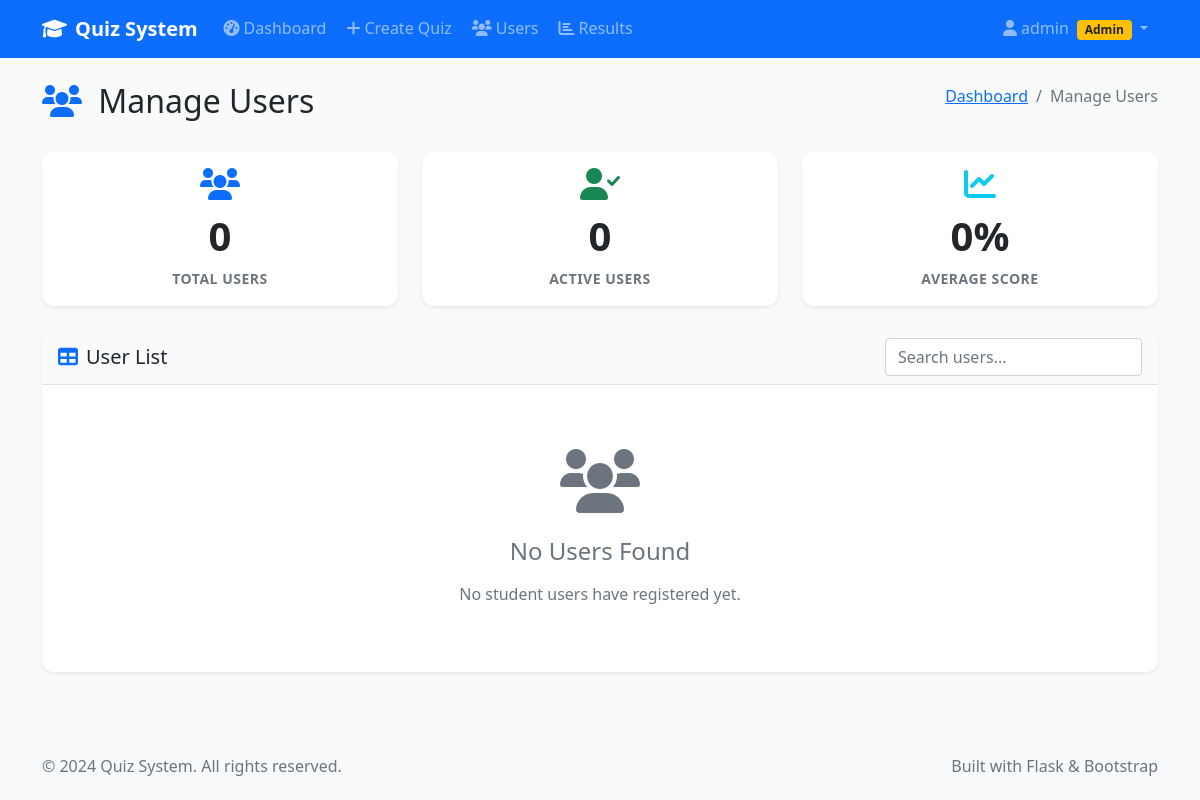
Page /admin/manage_users (signed in) on the earlier database version.
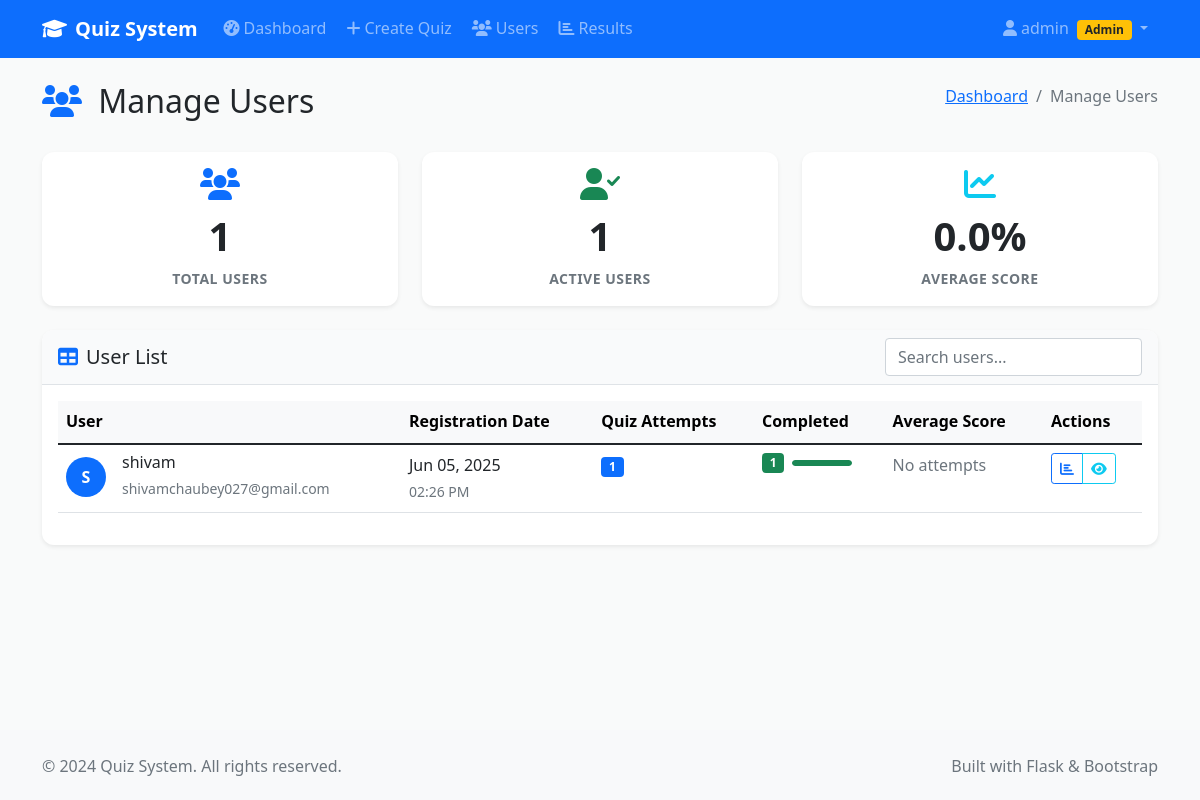
Same page on the later database version.
### models.py (models this page shows)
class User(UserMixin, db.Model):
    id = db.Column(db.Integer, primary_key=True)
    username = db.Column(db.String(64), unique=True, nullable=False)
    email = db.Column(db.String(120), unique=True, nullable=False)
    password_hash = db.Column(db.String(256), nullable=False)
    is_admin = db.Column(db.Boolean, default=False)
    created_at = db.Column(db.DateTime, default=datetime.utcnow)
    created_quizzes = db.relationship('Quiz', backref='creator', lazy=True)
    quiz_attempts = db.relationship('QuizAttempt', backref='user', lazy=True)

### admin.py (the view)
@admin_bp.route('/manage_users')
@login_required
@admin_required
def manage_users():
    users = User.query.filter_by(is_admin=False).all()
    user_stats = []
    for user in users:
        attempts = QuizAttempt.query.filter_by(user_id=user.id).count()
        completed = QuizAttempt.query.filter_by(user_id=user.id, is_completed=True).count()
        avg_score = db.session.query(db.func.avg(QuizAttempt.score)).filter_by(
            user_id=user.id, is_completed=True
        ).scalar() or 0
        user_stats.append({
            'user': user,
            'attempts': attempts,
            'completed': completed,
            'avg_score': round(avg_score, 1)
        })
    return render_template('admin/manage_users.html', user_stats=user_stats)

### app.py (called while the page is built)
@login_manager.user_loader
def load_user(user_id):
    from models import User
    return User.query.get(int(user_id))

@app.context_processor
def inject_now():
    return {'now': datetime.utcnow()}

@app.context_processor
def inject_csrf_token():
    from flask_wtf.csrf import generate_csrf
    return dict(csrf_token=generate_csrf())

### utils.py (called while the page is built)
def admin_required(f):
    @wraps(f)
    def decorated_function(*args, **kwargs):
        if not current_user.is_authenticated or not current_user.is_admin:
            flash('Admin access required.', 'error')
            return redirect(url_for('index'))
        return f(*args, **kwargs)
    return decorated_function

### templates/admin/manage_users.html (shortened to what this page needs)
{% extends "base.html" %}
{% block content %}
<div class="container my-4">
    <div class="row">
        <div class="col-12">
            <div class="d-flex justify-content-between align-items-center mb-4">
                <h2>
                    <i class="fas fa-users text-primary me-2"></i>
                    Manage Users
                </h2>
                <nav aria-label="breadcrumb">
                    <ol class="breadcrumb">
                        <li class="breadcrumb-item">
                            <a href="{{ url_for('admin.dashboard') }}">Dashboard</a>
                        </li>
                        <li class="breadcrumb-item active">Manage Users</li>
                    </ol>
                </nav>
            </div>
        </div>
    </div>
    <div class="row g-4 mb-4">
        <div class="col-md-4">
            <div class="card stat-card border-0 shadow-sm">
                <div class="card-body text-center">
                    <div class="stat-icon mb-2">
                        <i class="fas fa-users fa-2x text-primary"></i>
                    </div>
                    <h3 class="stat-number">{{ user_stats|length }}</h3>
                    <p class="stat-label text-muted mb-0">Total Users</p>
                </div>
            </div>
        </div>
        <div class="col-md-4">
            <div class="card stat-card border-0 shadow-sm">
                <div class="card-body text-center">
                    <div class="stat-icon mb-2">
                        <i class="fas fa-user-check fa-2x text-success"></i>
                    </div>
                    <h3 class="stat-number">{{ user_stats|selectattr('completed', 'gt', 0)|list|length }}</h3>
                    <p class="stat-label text-muted mb-0">Active Users</p>
                </div>
            </div>
        </div>
        <div class="col-md-4">
            <div class="card stat-card border-0 shadow-sm">
                <div class="card-body text-center">
                    <div class="stat-icon mb-2">
                        <i class="fas fa-chart-line fa-2x text-info"></i>
                    </div>
                    <h3 class="stat-number">{{ (user_stats|sum(attribute='avg_score') / user_stats|length if user_stats else 0)|round(1) }}%</h3>
                    <p class="stat-label text-muted mb-0">Average Score</p>
                </div>
            </div>
        </div>
    </div>
    <div class="row">
        <div class="col-12">
            <div class="card border-0 shadow-sm">
                <div class="card-header bg-white">
                    <div class="d-flex justify-content-between align-items-center">
                        <h5 class="mb-0">
                            <i class="fas fa-table text-primary me-2"></i>User List
                        </h5>
                        <div class="search-box">
                            <input type="text" class="form-control" id="user-search" placeholder="Search users...">
                        </div>
                    </div>
                </div>
                <div class="card-body">
                    {% if user_stats %}
                        <div class="table-responsive">
                            <table class="table table-hover" id="users-table">
                                <thead class="table-light">
                                    <tr>
                                        <th>User</th>
                                        <th>Registration Date</th>
                                        <th>Quiz Attempts</th>
                                        <th>Completed</th>
                                        <th>Average Score</th>
                                        <th>Actions</th>
                                    </tr>
                                </thead>
                                <tbody>
                                    {% for stat in user_stats %}
                                        <tr>
                                            <td>
                                                <div class="d-flex align-items-center">
                                                    <div class="avatar-sm bg-primary text-white rounded-circle d-flex align-items-center justify-content-center me-3">
                                                        {{ stat.user.username[0].upper() }}
                                                    </div>
                                                    <div>
                                                        <h6 class="mb-1">{{ stat.user.username }}</h6>
                                                        <small class="text-muted">{{ stat.user.email }}</small>
                                                    </div>
                                                </div>
                                            </td>
                                            <td>
                                                <div>
                                                    <div>{{ stat.user.created_at.strftime('%b %d, %Y') }}</div>
                                                    <small class="text-muted">{{ stat.user.created_at.strftime('%I:%M %p') }}</small>
                                                </div>
                                            </td>
                                            <td>
                                                <span class="badge bg-primary">{{ stat.attempts }}</span>
                                            </td>
                                            <td>
                                                <div class="d-flex align-items-center">
                                                    <span class="badge bg-success me-2">{{ stat.completed }}</span>
                                                    {% if stat.attempts > 0 %}
                                                        <div class="progress" style="width: 60px; height: 6px;">
                                                            <div class="progress-bar bg-success"
                                                                 style="width: {{ (stat.completed / stat.attempts * 100) }}%"></div>
                                                        </div>
                                                    {% endif %}
                                                </div>
                                            </td>
                                            <td>
                                                {% if stat.avg_score > 0 %}
                                                    <div class="d-flex align-items-center">
                                                        <span class="me-2">{{ stat.avg_score }}%</span>
                                                        <div class="progress" style="width: 60px; height: 6px;">
                                                            <div class="progress-bar bg-{% if stat.avg_score >= 70 %}success{% elif stat.avg_score >= 50 %}warning{% else %}danger{% endif %}"
                                                                 style="width: {{ stat.avg_score }}%"></div>
                                                        </div>
                                                    </div>
                                                {% else %}
                                                    <span class="text-muted">No attempts</span>
                                                {% endif %}
                                            </td>
                                            <td>
                                                <div class="btn-group btn-group-sm">
                                                    <a href="{{ url_for('admin.results', user_id=stat.user.id) }}"
                                                       class="btn btn-outline-primary" title="View Results">
                                                        <i class="fas fa-chart-bar"></i>
                                                    </a>
                                                    <button type="button" class="btn btn-outline-info"
                                                            title="User Details" data-bs-toggle="modal"
                                                            data-bs-target="#userModal{{ stat.user.id }}">
                                                        <i class="fas fa-eye"></i>
                                                    </button>
                                                </div>
                                            </td>
                                        </tr>
                                    {% endfor %}
                                </tbody>
                            </table>
                        </div>
                    {% else %}
                        <div class="text-center py-5">
                            <i class="fas fa-users fa-4x text-muted mb-4"></i>
                            <h4 class="text-muted mb-3">No Users Found</h4>
                            <p class="text-muted mb-0">No student users have registered yet.</p>
                        </div>
                    {% endif %}
                </div>
            </div>
        </div>
    </div>
</div>
{% endblock %}

### templates/base.html (shortened to what this page needs)
<!DOCTYPE html>
<html lang="en">
<head>
    <link href="https://cdn.jsdelivr.net/npm/bootstrap@5.1.3/dist/css/bootstrap.min.css" rel="stylesheet">
    <link rel="stylesheet" href="https://cdnjs.cloudflare.com/ajax/libs/font-awesome/6.0.0/css/all.min.css">
    <link rel="stylesheet" href="{{ url_for('static', filename='css/style.css') }}">
</head>
<body>
    <nav class="navbar navbar-expand-lg navbar-dark bg-primary">
        <div class="container">
            <a class="navbar-brand" href="{{ url_for('index') }}">
                <i class="fas fa-graduation-cap me-2"></i>Quiz System
            </a>
            <div class="collapse navbar-collapse" id="navbarNav">
                <ul class="navbar-nav me-auto">
                    {% if current_user.is_authenticated %}
                        {% if current_user.is_admin %}
                            <li class="nav-item">
                                <a class="nav-link" href="{{ url_for('admin.dashboard') }}">
                                    <i class="fas fa-tachometer-alt me-1"></i>Dashboard
                                </a>
                            </li>
                            <li class="nav-item">
                                <a class="nav-link" href="{{ url_for('admin.create_quiz') }}">
                                    <i class="fas fa-plus me-1"></i>Create Quiz
                                </a>
                            </li>
                            <li class="nav-item">
                                <a class="nav-link" href="{{ url_for('admin.manage_users') }}">
                                    <i class="fas fa-users me-1"></i>Users
                                </a>
                            </li>
                            <li class="nav-item">
                                <a class="nav-link" href="{{ url_for('admin.results') }}">
                                    <i class="fas fa-chart-bar me-1"></i>Results
                                </a>
                            </li>
                        {% endif %}
                    {% endif %}
                </ul>
                <ul class="navbar-nav">
                    {% if current_user.is_authenticated %}
                        <li class="nav-item dropdown">
                            <a class="nav-link dropdown-toggle" href="#" id="navbarDropdown" role="button" data-bs-toggle="dropdown">
                                <i class="fas fa-user me-1"></i>{{ current_user.username }}
                                {% if current_user.is_admin %}
                                    <span class="badge bg-warning text-dark ms-1">Admin</span>
                                {% endif %}
                            </a>
                        </li>
                    {% endif %}
                </ul>
            </div>
        </div>
    </nav>
    <main class="main-content">
        {% block content %}{% endblock %}
    </main>
    <footer class="bg-light py-4 mt-5">
        <div class="container">
            <div class="row">
                <div class="col-md-6">
                    <p class="text-muted mb-0">&copy; 2024 Quiz System. All rights reserved.</p>
                </div>
                <div class="col-md-6 text-end">
                    <p class="text-muted mb-0">Built with Flask & Bootstrap</p>
                </div>
            </div>
        </div>
    </footer>
</body>
</html>

### static/css/style.css (style rules this page uses)
:root { --primary-color: 210 100% 56%; --primary-rgb: 0, 123, 255; --secondary-color: 108 117% 125%; --success-color: 142 71% 45%; --info-color: 188 78% 41%; --warning-color: 45 100% 51%; --danger-color: 354 70% 54%; --light-color: 210 17% 98%; --dark-color: 210 11% 15%; --background: 210 11% 98%; --surface: 0 0% 100%; --text-primary: 210 11% 15%; --text-secondary: 210 10% 40%; --border: 210 14% 89%; }
body { font-family: 'Segoe UI', Tahoma, Geneva, Verdana, sans-serif; background-color: hsl(var(--background)); color: hsl(var(--text-primary)); line-height: 1.6; }
.main-content { min-height: calc(100vh - 200px); }
.navbar-brand { font-weight: 600; font-size: 1.25rem; }
.navbar-nav .nav-link { font-weight: 500; padding: 0.5rem 1rem; border-radius: 0.375rem; margin: 0 0.125rem; transition: all 0.2s ease; }
.card { border: 1px solid hsl(var(--border)); border-radius: 0.75rem; transition: all 0.3s ease; }
.card-header { border-bottom: 1px solid hsl(var(--border)); border-radius: 0.75rem 0.75rem 0 0 !important; background-color: hsl(var(--light-color)) !important; }
.stat-card { transition: all 0.3s ease; height: 100%; }
.stat-icon { transition: transform 0.3s ease; }
.stat-number { font-size: 2.5rem; font-weight: 700; margin-bottom: 0.5rem; }
.stat-label { font-size: 0.875rem; font-weight: 600; text-transform: uppercase; letter-spacing: 0.5px; }
.progress { height: 8px; border-radius: 4px; background-color: hsl(var(--light-color)); }
.progress-bar { border-radius: 4px; transition: width 0.3s ease; }
.avatar-sm { width: 2.5rem; height: 2.5rem; font-size: 1rem; font-weight: 600; }
.btn { font-weight: 500; border-radius: 0.5rem; padding: 0.625rem 1.25rem; transition: all 0.2s ease; }

Differences in the rows shown:
added User: user "S", user.username "shivam", user.email "shivamchaubey027@gmail.com", user.created_at "Jun 05, 2025", user.created_at "02:26 PM"
Other differences:
{{ user_stats|length }}: "0" → "1"
{{ user_stats|selectattr('completed', 'gt', 0)|list|length }}: "0" → "1"
text no longer shown: "0 No Users Found No student users have registered yet."
text now shown: "0.0 User Registration Date Quiz Attempts Completed Average Score Actions"
new list line: "1 1 No attempts"
